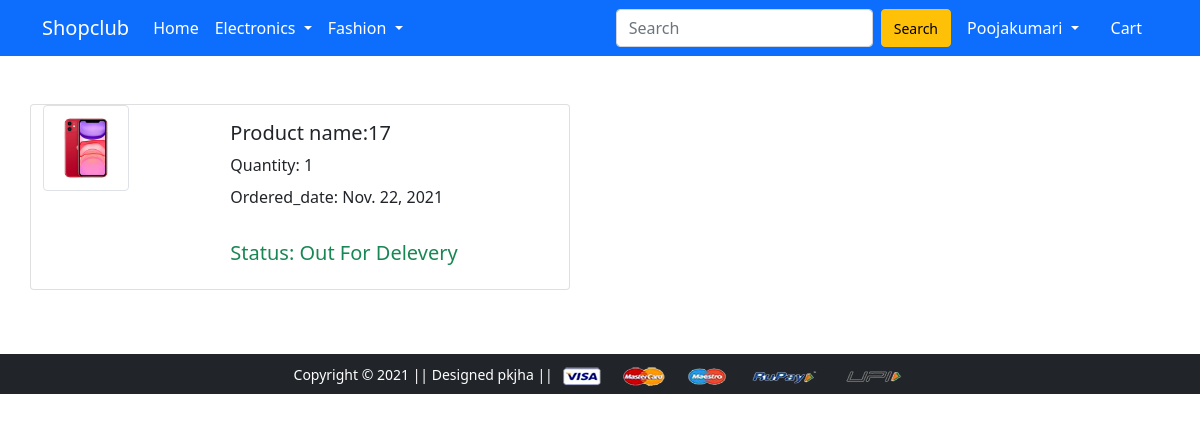
Screenshot of /orders/ (signed in) with the database file from the repository.
### app/models.py (models this page shows, shortened)
class OrderPlaced(models.Model):
    user=models.ForeignKey(User,on_delete=models.CASCADE)
    product=models.ForeignKey(Product,on_delete=models.CASCADE)
    customer=models.ForeignKey(Customer,on_delete=models.CASCADE)
    quantity=models.PositiveIntegerField(default=1)
    ordered_date=models.DateField(auto_now_add=True)
    status=models.CharField(max_length=100,choices=STATUS,default='Order_palaced')

class Product(models.Model):
    title=models.CharField(max_length=200)
    selling_price=models.FloatField()
    discounted_price=models.FloatField()
    description=models.TextField()
    brand=models.CharField(max_length=100)
    category=models.CharField( choices=CATEGORY_CHOICES, max_length=5)
    product_image=models.ImageField(upload_to='producting')
    def __str__(self):
        return str(self.id)

### app/views.py (the view)
# urls.py: path('orders/', views.orders, name='orders'),
def orders(request):
    if request.user.is_authenticated:
        all=OrderPlaced.objects.filter(user=request.user)
        return render(request, 'app/orders.html',{'all':all})
    else:
        return redirect('/')

### app/templates/app/orders.html (shortened to what this page needs)
{% extends 'app/base.html' %}
 {% load static %}
 {% block main-content %}
<div class="container my-5">
  <div class="row">
{% for i in all  %}
    <div class="card mb-3" style="max-width: 540px;">
  <div class="row g-0">
    <div class="col-md-4">
    <a href=""> <div class="col-sm-6 text-center align-self-center">
  <img src="{{i.product.product_image.url}}" alt="product image " class="img-fluid img-thumbnail">
  </div>
  </a>
    </div>
    <div class="col-md-8">
      <div class="card-body">
        <h5 class="card-title"> Product name:{{i.product}}</h5>
        <p class="card-title text-mute">Quantity: {{i.quantity}}</p>
        <p class="card-title"> Ordered_date: {{i.ordered_date}}</p>
        <br>
            <h5 class="card-title text-success"> Status: {{i.status}} </h5>
      </div>
    </div>
  </div>
</div>
{% endfor %}
</div>
</div>
 {% endblock main-content %}

### app/templates/app/base.html (shortened to what this page needs)
<!doctype html>
{% load static %}
<html lang="en">
  <head>
    <link href="https://cdn.jsdelivr.net/npm/bootstrap@5.0.0-beta1/dist/css/bootstrap.min.css" rel="stylesheet">
    <link rel="stylesheet" href="{% static 'app/css/owl.carousel.min.css' %}">
    <link rel="stylesheet" href="{% static 'app/css/all.min.css' %}">
    <link rel="stylesheet" href="{% static 'app/css/style.css' %}">
  </head>
  <body>
    <nav class="navbar navbar-expand-lg navbar-dark bg-primary">
     <div class="container">
       <a class="navbar-brand" href="/">Shopclub</a>
       <div class="collapse navbar-collapse" id="navbarSupportedContent">
         <ul class="navbar-nav me-auto mb-2 mb-lg-0">
           <li class="nav-item">
             <a class="nav-link active" aria-current="page" href="/">Home</a>
           </li>
           <li class="nav-item dropdown">
             <a class="nav-link dropdown-toggle text-white" href="#" id="electronicsDropdown" role="button" data-bs-toggle="dropdown" aria-expanded="false">
               Electronics
             </a>
           </li>
           <li class="nav-item dropdown">
             <a class="nav-link dropdown-toggle text-white" href="" id="fashionDropdown" role="button" data-bs-toggle="dropdown" aria-expanded="false">
               Fashion
             </a>
           </li>
         </ul>
         <form class="d-flex">
           <input class="form-control me-2" type="search" placeholder="Search" aria-label="Search">
            <button class=" search btn btn-warning" type="submit"><small>Search</small></button>
         </form>
         <div>
          <ul class="navbar-nav me-auto mb-2 mb-lg-0">
          {% if request.user.is_authenticated %}
           <li class="nav-item dropdown mx-2">
              <a class="nav-link dropdown-toggle text-white" href="#" id="profileDropdown" role="button" data-bs-toggle="dropdown" aria-expanded="false">
                {{request.user|capfirst}}
              </a>
            </li>
            <li class="nav-item mx-2">
             <a href="{% url 'showcart' %}" class="nav-link text-white"> Cart </a>
            </li>
         {% endif %}
       </div>
     </div>
    </nav>
    {% block main-content %} {% endblock main-content %}
    <footer class="container-fluid bg-dark text-center p-2 mt-5 footer">
        <small class="text-white">Copyright &copy; 2021 || Designed pkjha || </small>
        <img src="{% static 'app/images/payment.png' %}" alt="" srcset="" class="img-fluid" height="2px">
    </footer>
  </body>
</html>

### app/static/app/css/style.css (style rules this page uses)
footer { margin-bottom: 0px; padding:3px; }

### rows the page displays
OrderPlaced: product.product_image (picture), product "17", quantity "1", ordered_date "Nov. 22, 2021", status "Out For Delevery"

### other values shown
{{ request.user|capfirst }} "Poojakumari"
